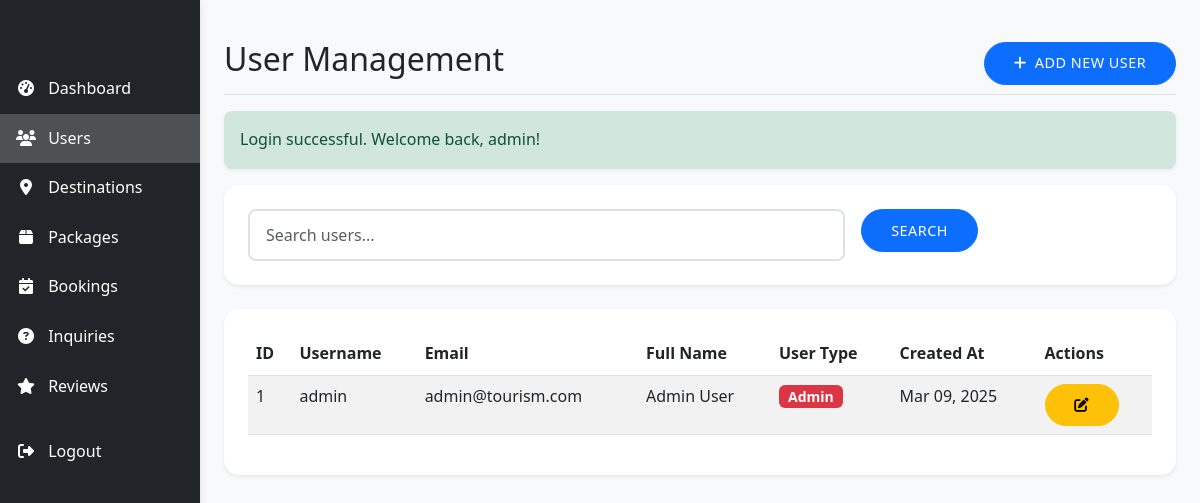
/admin/users.php (signed in), run on an earlier commit of the app's database.
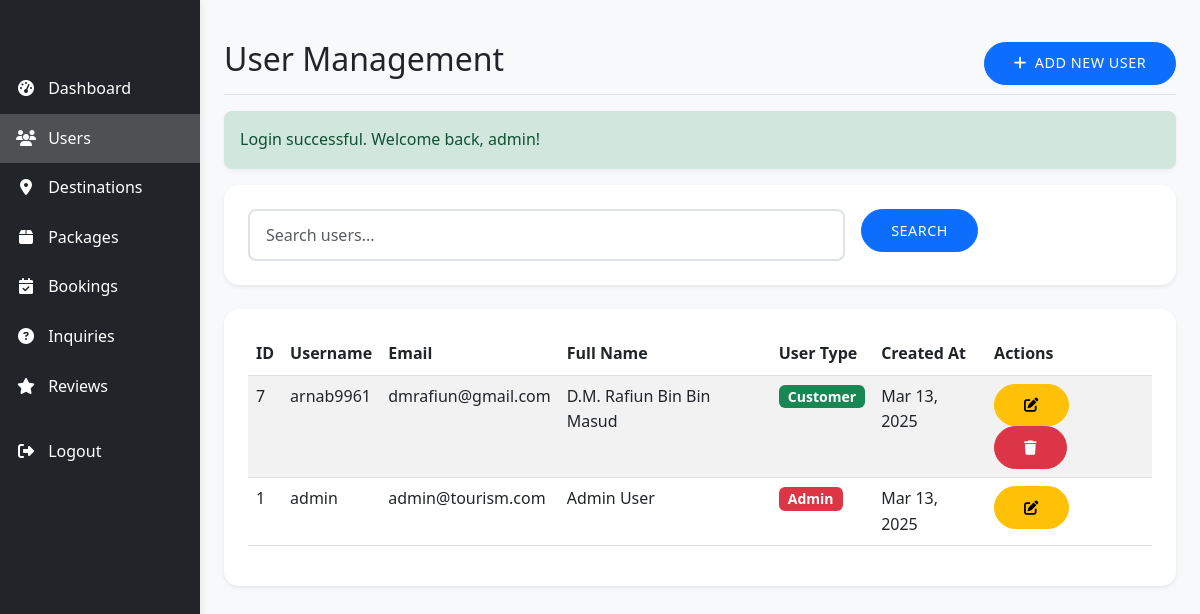
And on a later commit of the database.
### tables this page shows
CREATE TABLE `users` (
  `id` int(11) NOT NULL,
  `username` varchar(50) NOT NULL,
  `password` varchar(255) NOT NULL,
  `email` varchar(100) NOT NULL,
  `full_name` varchar(100) NOT NULL,
  `phone` varchar(20) DEFAULT NULL,
  `address` text DEFAULT NULL,
  `user_type` enum('admin','customer') DEFAULT 'customer',
  `created_at` timestamp NOT NULL DEFAULT current_timestamp()
);

### admin/users.php (the view, shortened to what the changed rows need)
<?php
require_once '../includes/config.php';
$search = isset($_GET['search']) ? sanitize_input($_GET['search']) : '';
$page = isset($_GET['page']) ? (int)$_GET['page'] : 1;
$items_per_page = 10;
$offset = ($page - 1) * $items_per_page;
$where_clause = $search ? "WHERE username LIKE '%$search%' OR email LIKE '%$search%' OR full_name LIKE '%$search%'" : "";
$query = "SELECT * FROM users $where_clause ORDER BY created_at DESC LIMIT ? OFFSET ?";
$stmt = mysqli_prepare($conn, $query);
mysqli_stmt_bind_param($stmt, "ii", $items_per_page, $offset);
mysqli_stmt_execute($stmt);
$result = mysqli_stmt_get_result($stmt);
?>
<!DOCTYPE html>
<html lang="en">
<head>
    <link href="https://cdn.jsdelivr.net/npm/bootstrap@5.3.0/dist/css/bootstrap.min.css" rel="stylesheet">
    <link rel="stylesheet" href="https://cdnjs.cloudflare.com/ajax/libs/font-awesome/6.4.0/css/all.min.css">
    <link rel="stylesheet" href="../css/style.css">
</head>
<body>
    <div class="container-fluid">
        <div class="row">
            <main class="col-md-9 ms-sm-auto col-lg-10 px-md-4 py-4">
                <div class="d-flex justify-content-between flex-wrap flex-md-nowrap align-items-center pt-3 pb-2 mb-3 border-bottom">
                    <h1 class="h2">User Management</h1>
                </div>
                <div class="card">
                    <div class="card-body">
                        <div class="table-responsive">
                            <table class="table table-striped table-hover">
                                <thead>
                                    <tr>
                                        <th>ID</th>
                                        <th>Username</th>
                                        <th>Email</th>
                                        <th>Full Name</th>
                                        <th>User Type</th>
                                        <th>Created At</th>
                                        <th>Actions</th>
                                    </tr>
                                </thead>
                                <tbody>
                                    <?php while ($user = mysqli_fetch_assoc($result)): ?>
                                    <tr>
                                        <td><?php echo $user['id']; ?></td>
                                        <td><?php echo htmlspecialchars($user['username']); ?></td>
                                        <td><?php echo htmlspecialchars($user['email']); ?></td>
                                        <td><?php echo htmlspecialchars($user['full_name']); ?></td>
                                        <td>
                                            <span class="badge <?php echo $user['user_type'] == 'admin' ? 'bg-danger' : 'bg-success'; ?>">
                                                <?php echo ucfirst($user['user_type']); ?>
                                            </span>
                                        </td>
                                        <td><?php echo date('M d, Y', strtotime($user['created_at'])); ?></td>
                                        <td>
                                            <button type="button" class="btn btn-sm btn-warning edit-user"
                                                    data-bs-toggle="modal"
                                                    data-bs-target="#editUserModal"
                                                    data-id="<?php echo $user['id']; ?>"
                                                    data-username="<?php echo htmlspecialchars($user['username']); ?>"
                                                    data-email="<?php echo htmlspecialchars($user['email']); ?>"
                                                    data-fullname="<?php echo htmlspecialchars($user['full_name']); ?>"
                                                    data-phone="<?php echo htmlspecialchars($user['phone']); ?>"
                                                    data-address="<?php echo htmlspecialchars($user['address']); ?>"
                                                    data-type="<?php echo $user['user_type']; ?>">
                                                <i class="fas fa-edit"></i>
                                            </button>
                                            <?php if ($user['user_type'] != 'admin'): ?>
                                            <button type="button" class="btn btn-sm btn-danger delete-user"
                                                    data-bs-toggle="modal"
                                                    data-bs-target="#deleteUserModal"
                                                    data-id="<?php echo $user['id']; ?>"
                                                    data-username="<?php echo htmlspecialchars($user['username']); ?>">
                                                <i class="fas fa-trash"></i>
                                            </button>
                                            <?php endif; ?>
                                        </td>
                                    </tr>
                                    <?php endwhile; ?>
                                </tbody>
                            </table>
                        </div>
                    </div>
                </div>
            </main>
        </div>
    </div>
</body>
</html>

What changed in the data, as far as the page shows it:
added users: id "7", username "arnab9961", email "dmrafiun@gmail.com", full_name "D.M. Rafiun Bin Bin Masud", user_type "Customer", created_at "Mar 13, 2025"
changed users "admin": created_at "Mar 09, 2025" → "Mar 13, 2025"
